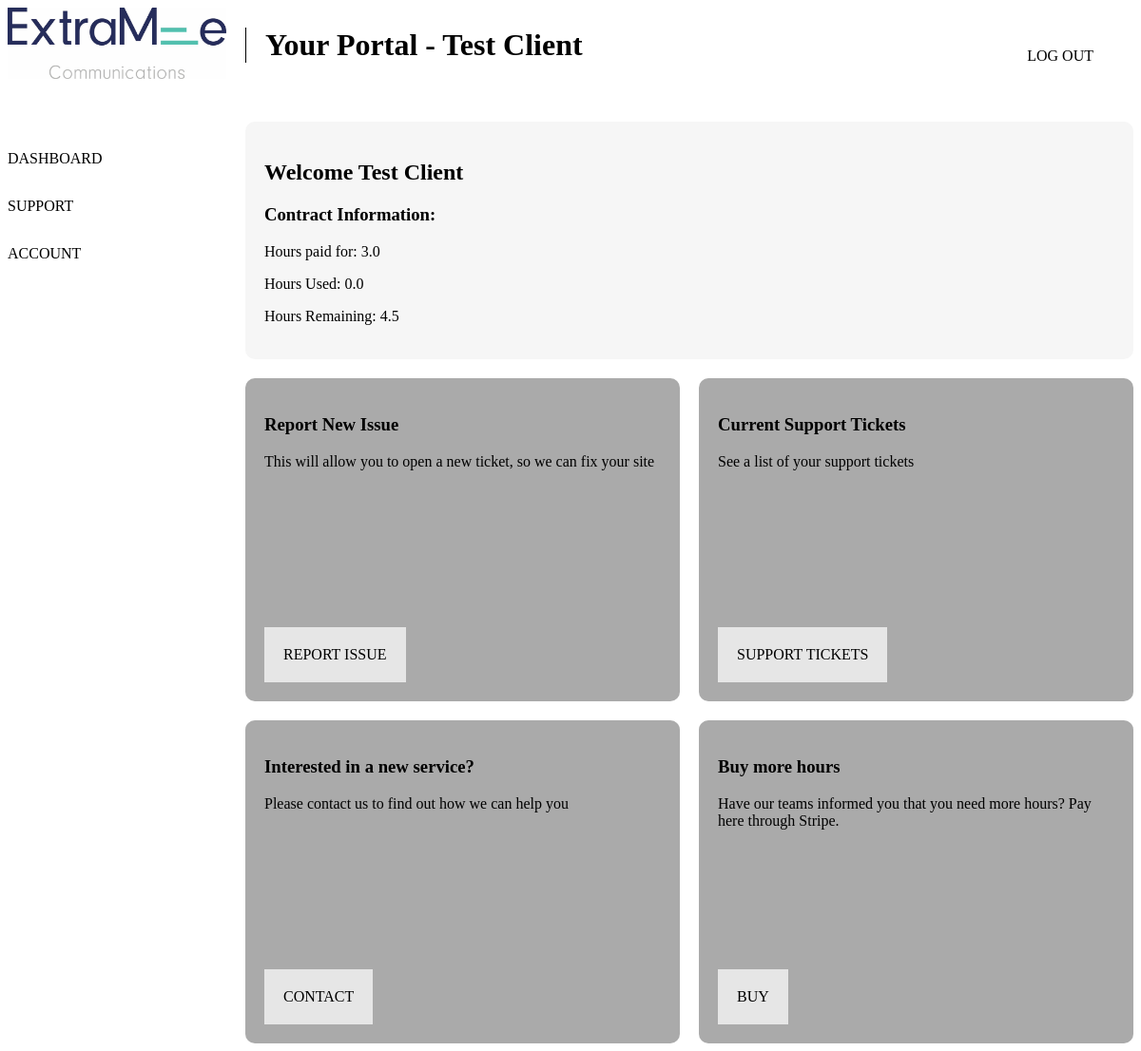
Page /dashboard/ (signed in) on the committed database.
### tickets/models.py (models this page shows)
class Client(models.Model):
    user = models.OneToOneField(settings.AUTH_USER_MODEL, on_delete=models.CASCADE, null=True)
    client_name = models.CharField(max_length=200)
    client_email = models.EmailField()
    client_address = models.CharField(max_length=200, null = True, blank = True)
    client_registered_company_number = models.CharField(max_length=30, null = True, blank = True)
    live_client = models.BooleanField (default=True)
    date_registered = models.DateTimeField('Date Registered')
    contract_type = models.ForeignKey(Contract, on_delete=models.CASCADE)
    contract_start_date = models.DateTimeField()
    contracted_monthly_service_hours = models.FloatField(default=1)
    contracted_monthly_SEM_hours = models.FloatField(default=0)
    paid_extra_hours = models.FloatField(default=0)
    hours_used_this_month = models.FloatField(default=0)
    discontented_client = models.BooleanField(default=False)
    priority_client = models.BooleanField(default=False)
    def __str__(self):
        return self.client_name

### tickets/views.py (the view)
# urls.py: path('dashboard/', views.dashboard, name='dashboard'),
def dashboard(request):
    if not request.user.is_authenticated:
        return redirect('/')
    if request.user.is_staff:
        return redirect('/dashboard/admin')
    company = Client.objects.filter(user=request.user).first()
    total_hours = company.paid_extra_hours + company.contracted_monthly_SEM_hours + company.contracted_monthly_service_hours - company.hours_used_this_month
    return render(request,'tickets/dashboard.html', {'company':company, 'hours': total_hours})

### tickets/templates/tickets/dashboard.html (shortened to what this page needs)
{% extends 'base.html' %}
{% block content %}
    <div class="page-wrap">
      <div class="main-wrap">
        <div class="sidebar">
          <img src="/static/img/logo.jpg" alt="logo">
          <a href="/dashboard">Dashboard</a>
          <a href="/support">Support</a>
          <a href="/account">Account</a>
        </div>
        <div class="main_content dashboard">
          <div class="head_section">
            <h1 class='head-title'>Your Portal - {{ company }}</h1>
          </div>
          <div class="top_section">
            <h2>Welcome {{ company }}</h2>
            <div class="information">
              <h3>Contract Information:</h3>
              <p>Hours paid for: {{ company.paid_extra_hours }}</p>
              <p>Hours Used: {{ company.hours_used_this_month }}</p>
              <p>Hours Remaining: {{ hours }}</p>
            </div>
          </div>
          <div class="bottom_section">
            <div class="report">
              <h3>Report New Issue</h3>
              <p>This will allow you to open a new ticket, so we can fix your site</p>
              <a href="/report">report issue</a>
            </div>
            <div class="support">
              <h3>Current Support Tickets</h3>
              <p>See a list of your support tickets</p>
              <a href="/support">support tickets</a>
            </div>
            <div class="contact">
              <h3>Interested in a new service?</h3>
              <p>Please contact us to find out how we can help you</p>
              <a href="/contact">contact</a>
            </div>
            <div class="buy_hours">
              <h3>Buy more hours</h3>
              <p>Have our teams informed you that you need more hours? Pay here through Stripe.</p>
              <a href="/buy">Buy</a>
            </div>
          </div>
        </div>
      </div>
    </div>
{% endblock content %}

### tickets/static/css/style.css (style rules this page uses)
.sidebar { display: grid; grid-template-rows: 150px 50px 50px 50px; }
.main_content.dashboard { display: grid; grid-template-rows: 100px auto auto; grid-gap: 20px; padding-right: 250px; }
@media only screen and (max-width: 1280px) { .main_content.dashboard { padding-right: 0; max-width: 120vw; } }
.main_content.dashboard .top_section { padding: 20px; background-color: #f6f6f6; border-radius: 10px; }
.main_content.dashboard .bottom_section { display: grid; grid-template-columns: repeat(4, 1fr); grid-gap: 20px; }
@media only screen and (max-width: 1280px) { .main_content.dashboard .bottom_section { grid-template-columns: repeat(2, 1fr); } }
.main_content.dashboard .bottom_section div { background-color: #aaaaaa; border-radius: 10px; height: 300px; padding: 20px; position: relative; }
.main_content.dashboard .bottom_section div a { text-decoration: none; text-transform: uppercase; background-color: #e6e6e6; padding: 20px; position: absolute; bottom: 20px; color: black; }
.head_section .head-title { border-left: 1px solid black; padding-left: 20px; }
html { background: white; font-family: 'neuzeit-grotesk'; }
.main-wrap { display: grid; grid-template-columns: 250px 1fr; }
.sidebar img { max-width: 230px; }
.sidebar a { text-decoration: none; text-transform: uppercase; color: black; }
.head_section h1 { max-width: 90vw; }
@media only screen and (min-width: 700px) { .head_section h1 { width: calc(0.35 * 100vw); } }

### rows in the picture
Client: client_name "Test Client", paid_extra_hours "3.0", hours_used_this_month "0.0"

### other values in the picture
{{ hours }} "4.5"
